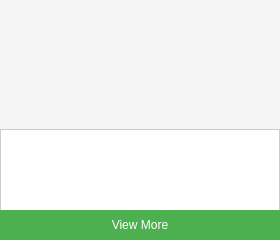
<?xml version="1.0" encoding="UTF-8"?>
<ui version="4.0">
 <class>FieldItem</class>
 <widget class="QWidget" name="FieldItem">
  <property name="geometry">
   <rect>
    <x>0</x>
    <y>0</y>
    <width>280</width>
    <height>240</height>
   </rect>
  </property>
  <property name="minimumSize">
   <size>
    <width>280</width>
    <height>240</height>
   </size>
  </property>
  <property name="maximumSize">
   <size>
    <width>280</width>
    <height>240</height>
   </size>
  </property>
  <property name="styleSheet">
   <string notr="true">QWidget#FieldItem {
    background-color: white;
    border: 1px solid #cccccc;
}

QLabel {
    color: black;
    background: none;
    border-bottom: 1px solid #cccccc;
}

QPushButton {
    background-color: #4CAF50;
    color: white;
    border: none;
    border-radius: 0;
}</string>
  </property>
  <layout class="QVBoxLayout" name="verticalLayout">
   <property name="spacing">
    <number>0</number>
   </property>
   <property name="leftMargin">
    <number>0</number>
   </property>
   <property name="topMargin">
    <number>0</number>
   </property>
   <property name="rightMargin">
    <number>0</number>
   </property>
   <property name="bottomMargin">
    <number>0</number>
   </property>
   <item>
    <widget class="QLabel" name="image_label">
     <property name="minimumSize">
      <size>
       <width>280</width>
       <height>130</height>
      </size>
     </property>
     <property name="maximumSize">
      <size>
       <width>280</width>
       <height>130</height>
      </size>
     </property>
     <property name="styleSheet">
      <string notr="true">background-color: #f5f5f5;</string>
     </property>
    </widget>
   </item>
   <item>
    <widget class="QLabel" name="name_label">
     <property name="minimumSize">
      <size>
       <width>0</width>
       <height>30</height>
      </size>
     </property>
     <property name="styleSheet">
      <string notr="true">padding-left: 5px;</string>
     </property>
    </widget>
   </item>
   <item>
    <widget class="QLabel" name="details_label">
     <property name="minimumSize">
      <size>
       <width>0</width>
       <height>50</height>
      </size>
     </property>
     <property name="styleSheet">
      <string notr="true">padding-left: 5px;</string>
     </property>
    </widget>
   </item>
   <item>
    <widget class="QPushButton" name="view_button">
     <property name="minimumSize">
      <size>
       <width>0</width>
       <height>30</height>
      </size>
     </property>
     <property name="text">
      <string>View More</string>
     </property>
    </widget>
   </item>
  </layout>
 </widget>
 <resources/>
 <connections/>
</ui> 
